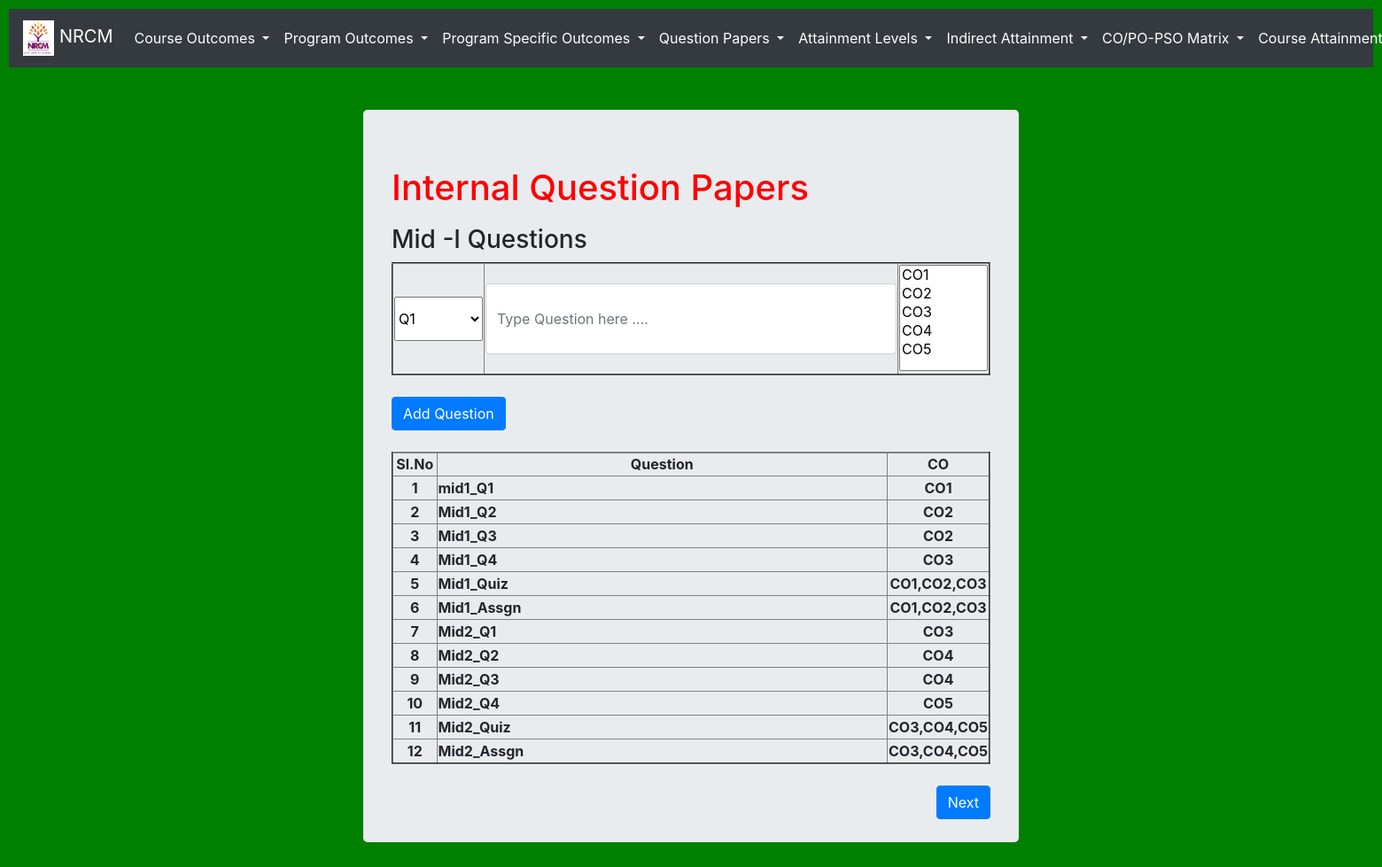
/interna_question, run on the app's committed database.
### testApp/models.py (models this page shows, shortened)
class Intenal_Question(models.Model):
    question =  models.CharField(max_length=200)
    co_mapped = models.ManyToManyField(CO)
    attainment_level =models.IntegerField(default=0)
    def cos_mapped(self):
        return ",".join([str(co) for co in self.co_mapped.all()])

class CO(models.Model):
    cos = (('-','-'), ('CO1', 'CO1'), ('CO2', 'CO2'), ('CO3', 'CO3'), ('CO4', 'CO4'), ('CO5', 'CO5'), ('CO6', 'CO6'),)
    co = models.CharField(max_length=500, choices=cos, default='-')
    description = models.CharField(max_length=500)
    def __str__(self):
        return self.co

### testApp/views.py (the view, shortened to what this page needs)
# urls.py: path('interna_question', views.interna_question, name='interna_question'),
def interna_question(request):
    cos = CO.objects.all()
    internals = Intenal_Question.objects.all()
    return render(request, 'testApp/interna_question.html', locals())

### templates/testApp/interna_question.html (shortened to what this page needs)
<!DOCTYPE html>
{%extends 'testApp/base.html'%}
{%load static%}
{%block content%}
<link rel="stylesheet" href="{% static 'css/course_attainment_style.css' %}">
<div class="container" align=left style="width:50%">
  <div class="jumbotron">
      <h1 style = "color: red; padding-bottom: 10px;">Internal Question Papers</u></h1>
      <form  method="post"> {%csrf_token%}
        <h3>Mid -I Questions</h3>
          <table border=2 style="width:100%">
            <tr>
              <th style="width:50px;text-align:center;">
                <select name="qno" id="qno" style="width: 100px; height:50px;"  required>
                  <option value="Q1">Q1</option>
                </select>
              </th>
              <th><input id='question' type="text" name="question" value="" class="form-control" placeholder="Type Question here ...." style="height:80px;" required></th>
              <th style="width:50px;text-align:center;">
                <select name="co_id" id="co_id" style="width: 100px; height:120px;" multiple required>
                  {%for co in cos%}
                  <option value="{{co.id}}">{{co}}</option>
                  {%endfor%}
                </select>
              </th>
            </tr>
          </table><br>
          <input type="submit" name="" value="Add Question" class="btn btn-primary">
      </form>
      <br>
      <table border=2 style="width:100%">
        <tr>
          <tr>
            <th style="width:50px; text-align:center;">Sl.No</th>
            <th style="text-align:center;">Question</th>
            <th style="width:50px;text-align:center;">CO</th>
          </tr>
          {%for q in internals%}
            <tr>
              <th style="width:50px; text-align:center;">{{forloop.counter}}</th>
              <th style="text-align:left;">{{q.question}}</th>
              <th style="width:50px;text-align:center;">{{q.cos_mapped}}</th>
            </tr>
          {%endfor%}
        </tr>
      </table><br>
      <a href="{%url 'external_question'%}" class="btn btn-primary" style="float:right;"> Next</a>
  </div>
</div>
{%endblock%}

### static/testApp/css/course_attainment_style.css (style rules this page uses)
body { background: green; }
td, th { text-align: center; }

### data on the page
Intenal_Question: question "mid1_Q1", cos_mapped "CO1"
Intenal_Question: question "Mid1_Q2", cos_mapped "CO2"
Intenal_Question: question "Mid1_Q3", cos_mapped "CO2"
Intenal_Question: question "Mid1_Q4", cos_mapped "CO3"
Intenal_Question: question "Mid1_Quiz", cos_mapped "CO1,CO2,CO3"
Intenal_Question: question "Mid1_Assgn", cos_mapped "CO1,CO2,CO3"
Intenal_Question: question "Mid2_Q1", cos_mapped "CO3"
Intenal_Question: question "Mid2_Q2", cos_mapped "CO4"
Intenal_Question: question "Mid2_Q3", cos_mapped "CO4"
Intenal_Question: question "Mid2_Q4", cos_mapped "CO5"
Intenal_Question: question "Mid2_Quiz", cos_mapped "CO3,CO4,CO5"
Intenal_Question: question "Mid2_Assgn", cos_mapped "CO3,CO4,CO5"
